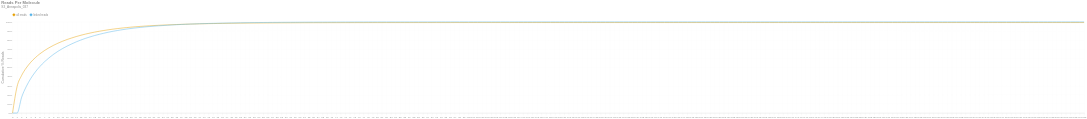

This figure's notebook cell:
### Markdown cell above
### Reads per Molecule
This chart shows the cumulative distribution of the number of reads per linked molecule. That is, how many alignments are associated with a unique molecule. This excludes the number of reads associated with invalid or absent linked-read barcodes. The `linked` histogram is the percentages recalculated when disregarding singletons.

### Code cell
if SKIPLR:
    print_html(f"Skipped")
else:
    counts = np.bincount(valids['reads'].cast(pl.Int64).to_numpy())
    weighted = counts * np.arange(len(counts))
    all_perc = weighted / n_reads
    linked_perc = weighted / n_linked_reads
    linked_perc[1] = 0
    binned_df = pl.DataFrame({
        'readsper': list(range(len(counts))),
        'all reads (cumsum)': np.cumsum(all_perc).tolist(),
        'linked reads (cumsum)': np.cumsum(linked_perc).tolist(),
    })

    with SafeRender(binned_df):
        (
            density_plot(binned_df, 'Reads Per Molecule', samplename, 'readspmol')
            .encode(
                x=alt.X('readsper:O', title=None).axis(labelAngle=0).scale(padding=0),
                y=alt.Y('value:Q', title='Cumulative % Reads').axis(format='%').stack(False),
                color=alt.Color("key:N").scale(domain=["all reads", "linked reads"]),
                tooltip=[
                    alt.Tooltip("key:N", title="Data Type"),
                    alt.Tooltip("readsper:O", title="Reads Per Molecule"),
                    alt.Tooltip("value:Q", format=".2%", title="% Reads (Cum.)")
                ]            
            )
        ).display()

### Figure 1 — Vega-Lite specification as saved in the notebook (floating-point values rounded to 4 significant figures; data arrays with more than 128 entries replaced by an {"elided": "..."} marker saying what was removed)
{"width": "container", "height": 400, "config": {"title": {"anchor": "start", "dy": -15, "fontSize": 18, "color": "#888888", "subtitleColor": "#888888", "subtitleFontSize": 14}, "arc": {"fill": "#0072B2"}, "axis": {"domainColor": "#888888", "domainWidth": 0.5, "gridWidth": 0.2, "grid": false, "titleFontWeight": 400, "titleFontSize": 15, "labelFontSize": 11, "labelColor": "#888888", "tickColor": "#888888", "tickWidth": 0.2, "titleColor": "#888888"}, "axisBand": {"grid": false}, "axisX": {"grid": true, "tickSize": 10, "domainCap": "round"}, "axisY": {"domain": false, "grid": true, "tickSize": 0, "domainCap": "round"}, "background": "transparent", "header": {"labelFontSize": 15, "labelColor": "#888888", "titleFontSize": 15, "titleFontWeight": 600, "titleColor": "#888888"}, "legend": {"labelFont": "sans-serif", "labelFontSize": 12, "labelColor": "#888888", "symbolSize": 100, "symbolType": "circle", "titleFontSize": 12, "titlePadding": 10, "titleColor": "#888888", "title": null, "orient": "top"}, "range": {"category": ["#E69F00", "#56B4E9", "#009E73", "#F0E442", "#0072B2", "#D55E00", "#CC79A7", "#000000"], "diverging": ["#cfe8f3", "#a2d4ec", "#73bfe2", "#46abdb", "#1696d2", "#12719e"]}, "area": {"fill": "#0072B2", "fillOpacity": 0.7, "line": true, "strokeOpacity": 0.7}, "line": {"color": "#0072B2", "stroke": "#0072B2", "strokeWidth": 2}, "trail": {"color": "#0072B2", "stroke": "#0072B2", "strokeWidth": 0, "size": 1}, "point": {"filled": true, "fillOpacity": 1.0, "size": 95}, "text": {"color": "#888888", "fontSize": 11, "align": "right", "fontWeight": 400, "size": 11}, "bar": {"fill": "#0072B2", "stroke": null}, "view": {"stroke": null, "continuousWidth": 660, "continuousHeight": 400}}, "data": {"name": "data-7ee84ed97ee725428672723725a9d716"}, "mark": {"type": "line", "interpolate": "monotone", "point": {"opacity": 0, "size": 275}}, "encoding": {"color": {"field": "key", "scale": {"domain": ["all reads", "linked reads"]}, "type": "nominal"}, "tooltip": [{"field": "key", "title": "Data Type", "type": "nominal"}, {"field": "readsper", "title": "Reads Per Molecule", "type": "ordinal"}, {"field": "value", "format": ".2%", "title": "% Reads (Cum.)", "type": "quantitative"}], "x": {"axis": {"labelAngle": 0}, "field": "readsper", "scale": {"padding": 0}, "title": null, "type": "ordinal"}, "y": {"axis": {"format": "%"}, "field": "value", "stack": false, "title": "Cumulative % Reads", "type": "quantitative"}}, "params": [{"name": "param_c36ac31b6afebe62", "select": {"type": "point", "fields": ["key"]}, "bind": "legend"}], "title": {"text": "Reads Per Molecule", "subtitle": "S3_Annapolis_037"}, "transform": [{"fold": ["all reads (cumsum)", "linked reads (cumsum)"]}, {"calculate": "replace(datum.key, ' (cumsum)', '')", "as": "key"}, {"filter": {"param": "param_c36ac31b6afebe62"}}], "usermeta": {"embedOptions": {"downloadFileName": "S3_Annapolis_037.readspmol"}}, "$schema": "https://vega.github.io/schema/vega-lite/v6.1.0.json", "datasets": {"data-7ee84ed97ee725428672723725a9d716": {"elided": "236 records"}}}
